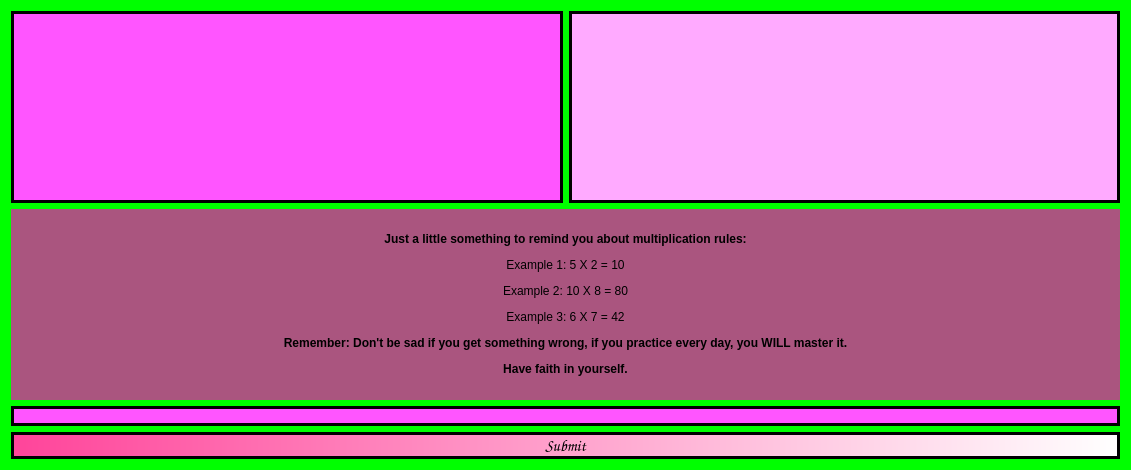
<?xml version="1.0" encoding="UTF-8"?>
<ui version="4.0">
 <class>g2S_multiplication</class>
 <widget class="QDialog" name="g2S_multiplication">
  <property name="geometry">
   <rect>
    <x>0</x>
    <y>0</y>
    <width>1131</width>
    <height>470</height>
   </rect>
  </property>
  <property name="windowTitle">
   <string>Dialog</string>
  </property>
  <property name="styleSheet">
   <string notr="true">background-color: rgb(0, 255, 0);</string>
  </property>
  <layout class="QGridLayout" name="gridLayout">
   <item row="0" column="0">
    <widget class="QLabel" name="label">
     <property name="sizePolicy">
      <sizepolicy hsizetype="Expanding" vsizetype="Expanding">
       <horstretch>0</horstretch>
       <verstretch>0</verstretch>
      </sizepolicy>
     </property>
     <property name="styleSheet">
      <string notr="true">font: 12pt &quot;Comic Sans MS&quot;;
border: 3px solid black;
qproperty-alignment: AlignCenter;
background-color: rgb(255, 85, 255);</string>
     </property>
     <property name="text">
      <string>&lt;html&gt;&lt;head/&gt;&lt;body&gt;&lt;p&gt;&lt;br/&gt;&lt;/p&gt;&lt;/body&gt;&lt;/html&gt;</string>
     </property>
    </widget>
   </item>
   <item row="0" column="1">
    <widget class="QLineEdit" name="lineEdit">
     <property name="sizePolicy">
      <sizepolicy hsizetype="Expanding" vsizetype="Expanding">
       <horstretch>0</horstretch>
       <verstretch>0</verstretch>
      </sizepolicy>
     </property>
     <property name="styleSheet">
      <string notr="true">font: 12pt &quot;Comic Sans MS&quot;;
border: 3px solid black;
qproperty-alignment: AlignCenter;
background-color: rgb(255, 170, 255);</string>
     </property>
    </widget>
   </item>
   <item row="1" column="0" colspan="2">
    <widget class="QLabel" name="label_2">
     <property name="sizePolicy">
      <sizepolicy hsizetype="Expanding" vsizetype="Expanding">
       <horstretch>0</horstretch>
       <verstretch>0</verstretch>
      </sizepolicy>
     </property>
     <property name="styleSheet">
      <string notr="true">font: 75 12pt &quot;Comic Sans MS&quot;;
background-color: rgb(170, 85, 127);</string>
     </property>
     <property name="text">
      <string>&lt;html&gt;&lt;head/&gt;&lt;body&gt;&lt;p align=&quot;center&quot;&gt;&lt;span style=&quot; font-weight:600;&quot;&gt;Just a little something to remind you about multiplication rules:&lt;/span&gt;&lt;/p&gt;&lt;p align=&quot;center&quot;&gt;Example 1: 5 X 2 = 10&lt;/p&gt;&lt;p align=&quot;center&quot;&gt;Example 2: 10 X 8 = 80&lt;/p&gt;&lt;p align=&quot;center&quot;&gt;Example 3: 6 X 7 = 42&lt;/p&gt;&lt;p align=&quot;center&quot;&gt;&lt;span style=&quot; font-weight:600;&quot;&gt;Remember: Don't be sad if you get something wrong, if you practice every day, you WILL master it.&lt;/span&gt;&lt;/p&gt;&lt;p align=&quot;center&quot;&gt;&lt;span style=&quot; font-weight:600;&quot;&gt;Have faith in yourself.&lt;/span&gt;&lt;/p&gt;&lt;/body&gt;&lt;/html&gt;</string>
     </property>
    </widget>
   </item>
   <item row="2" column="0" colspan="2">
    <widget class="QLabel" name="label_3">
     <property name="styleSheet">
      <string notr="true">font: 12pt &quot;Comic Sans MS&quot;;
border: 3px solid black;
qproperty-alignment: AlignCenter;
background-color: rgb(255, 85, 255);</string>
     </property>
     <property name="text">
      <string/>
     </property>
    </widget>
   </item>
   <item row="3" column="0" colspan="2">
    <widget class="QPushButton" name="pushButton">
     <property name="font">
      <font>
       <family>Comic Sans MS</family>
       <pointsize>12</pointsize>
       <weight>9</weight>
       <italic>false</italic>
       <bold>false</bold>
      </font>
     </property>
     <property name="styleSheet">
      <string notr="true">background-color: qlineargradient(spread:pad, x1:0, y1:0, x2:1, y2:0, stop:0 rgba(255, 68, 154, 255), stop:1 rgba(255, 255, 255, 255));;

border: 3px solid black;
font: 75 12pt &quot;Comic Sans MS&quot;;</string>
     </property>
     <property name="text">
      <string>Submit</string>
     </property>
    </widget>
   </item>
  </layout>
 </widget>
 <resources/>
 <connections/>
</ui>
